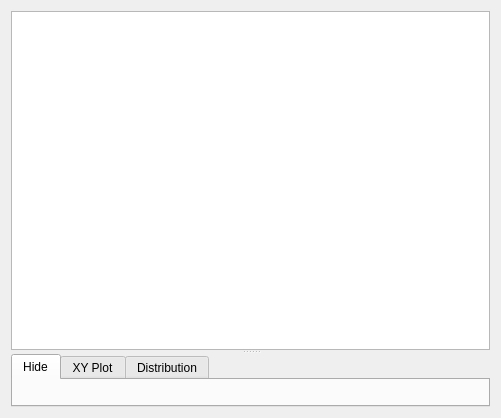
<?xml version="1.0" encoding="UTF-8"?>
<ui version="4.0">
 <class>QueryModelView</class>
 <widget class="QWidget" name="QueryModelView">
  <property name="geometry">
   <rect>
    <x>0</x>
    <y>0</y>
    <width>501</width>
    <height>418</height>
   </rect>
  </property>
  <property name="windowTitle">
   <string>Form</string>
  </property>
  <layout class="QVBoxLayout" name="verticalLayout_3">
   <item>
    <widget class="QSplitter" name="splitter">
     <property name="orientation">
      <enum>Qt::Vertical</enum>
     </property>
     <widget class="QTableView" name="table"/>
     <widget class="QTabWidget" name="tabs">
      <property name="currentIndex">
       <number>0</number>
      </property>
      <widget class="QWidget" name="tab">
       <attribute name="title">
        <string>Hide</string>
       </attribute>
      </widget>
      <widget class="QWidget" name="tab_3">
       <attribute name="title">
        <string>XY Plot</string>
       </attribute>
       <layout class="QVBoxLayout" name="verticalLayout">
        <property name="leftMargin">
         <number>0</number>
        </property>
        <property name="topMargin">
         <number>0</number>
        </property>
        <property name="rightMargin">
         <number>0</number>
        </property>
        <property name="bottomMargin">
         <number>0</number>
        </property>
        <item>
         <widget class="XYPlot" name="xy" native="true"/>
        </item>
       </layout>
      </widget>
      <widget class="QWidget" name="tab_2">
       <attribute name="title">
        <string>Distribution</string>
       </attribute>
       <layout class="QVBoxLayout" name="verticalLayout_2">
        <property name="leftMargin">
         <number>0</number>
        </property>
        <property name="topMargin">
         <number>0</number>
        </property>
        <property name="rightMargin">
         <number>0</number>
        </property>
        <property name="bottomMargin">
         <number>0</number>
        </property>
        <item>
         <widget class="DistributionPlot" name="distribution" native="true"/>
        </item>
       </layout>
      </widget>
     </widget>
    </widget>
   </item>
  </layout>
 </widget>
 <customwidgets>
  <customwidget>
   <class>XYPlot</class>
   <extends>QWidget</extends>
   <header>xyplot.h</header>
   <container>1</container>
  </customwidget>
  <customwidget>
   <class>DistributionPlot</class>
   <extends>QWidget</extends>
   <header>distributionplot.h</header>
   <container>1</container>
  </customwidget>
 </customwidgets>
 <resources/>
 <connections/>
</ui>
